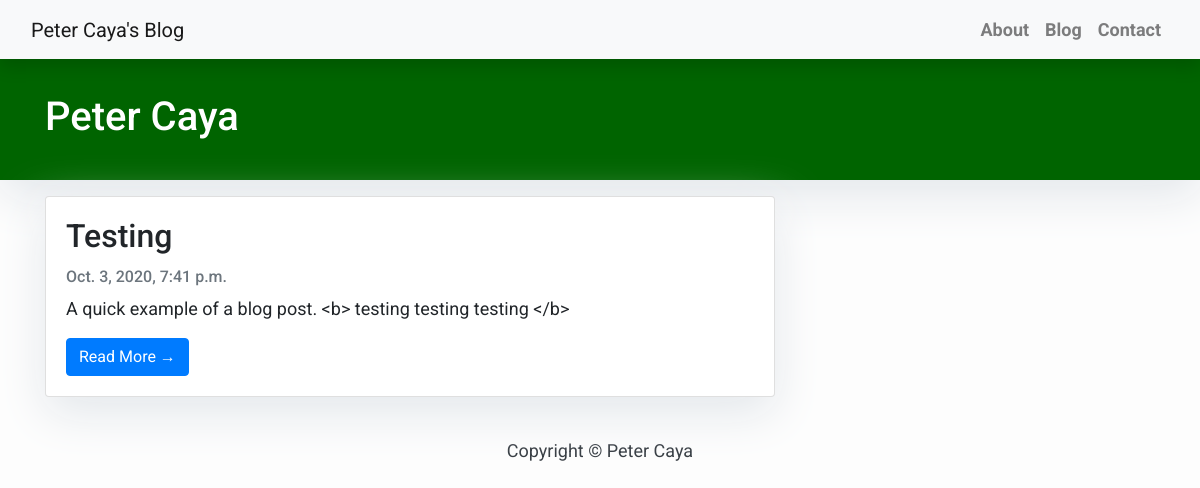
Screenshot of /blog/ with the database file from the repository.
### blog/models.py (models this page shows, shortened)
class Post(models.Model):
    title = models.CharField(max_length=200, unique=True)
    slug = models.SlugField(max_length=200, unique=True)
    author = models.ForeignKey(User, on_delete= models.CASCADE,related_name='blog_posts')
    updated_on = models.DateTimeField(auto_now= True)
    tldr = models.TextField(max_length = 280,default =  "Add in a tweet-size blurb here.")
    content = models.TextField()
    created_on = models.DateTimeField(auto_now_add=True)
    status = models.IntegerField(choices=STATUS, default=0)
    class Meta:
        ordering = ['-created_on']

### blog/views.py (the view)
# urls.py: path('', views.PostList.as_view(), name='home'),
class PostList(generic.ListView):
    queryset = Post.objects.filter(status=1).order_by('-created_on')
    template_name = 'index.html'

### templates/index.html (shortened to what this page needs)
{% extends "base.html" %}
 {% block content %}
    <header class="masthead" >
            <div class="container">
              <div class="row">
                <div class=" col-md-40 col-md-12 mx-auto">
                  <div class="site-heading">
                    <h1 class=" site-heading my-4 mt-3 text-white"> Peter Caya </h1>
                </div>
                    </div>
                  </div>
                </div>
              </header>
            <div class="container">
                <div class="row">
              <div class="col-md-8 mt-3 left">
                    {% for post in post_list %}
                <div class="card mb-4" >
                  <div class="card-body">
                    <h2 class="card-title">{{ post.title }}</h2>
                    <p class="card-text text-muted h6">{{ post.created_on}} </p>
                    <p class="card-text">{{post.content|slice:":200" }}</p>
                    <a href="{% url 'post_detail' post.slug  %}" class="btn btn-primary">Read More &rarr;</a>
                  </div>
                </div>
                {% endfor %}
            </div>
            </div>
        </div>
{%endblock%}

### templates/base.html (style rules this page uses)
body { font-family: "Trebuchet", sans-serif; font-size: 17px; background-color: #fdfdfd; }
.masthead { background: #006400 ; height: auto; padding-bottom: 15px; box-shadow: 0 16px 48px #E3E7EB; padding-top: 10px; }

### templates/index.html (style rules this page uses)
body { font-family: "Roboto", sans-serif; font-size: 18px; background-color: #fdfdfd; }
.card { box-shadow: 0 16px 48px #E3E7EB; }

### rows the page displays
Post: title "Testing", created_on "Oct. 3, 2020, 7:41 p.m.", content "A quick example of a blog post. <b> testing testing testing </b>"
